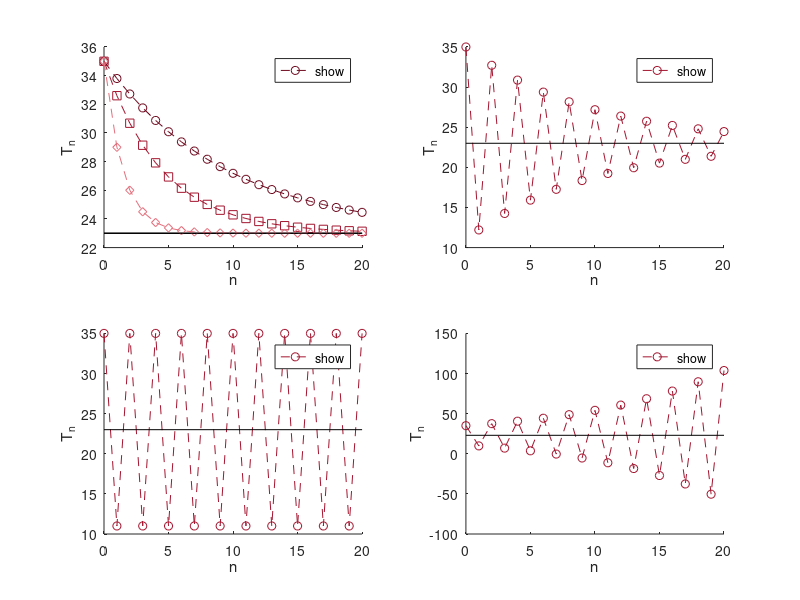

Write the MATLAB code that produced this figure.
% Fig. 1.15: Newton's law of cooling (book, Section 1.2, Eq. 1.21)
% T_{n+1} = T_n + alpha (T^u - T_n) with T_0 = 35 and T^u = 23
% (c) 2026 Philipp Kügler · Program for the book "Dynamical Systems in the Life Sciences" · MIT License (see LICENSE)
T0 = 35; Tu = 23; N = 20;
n = 0:N;
rot = [0.43 0.04 0.12; 0.64 0.08 0.18; 0.89 0.44 0.49]; marker = 'osd';
alphas = [0.1 0.2 0.5 1.9 2.0 2.1];

for i = 1:6
    alpha = alphas(i);
    T = zeros(1, N + 1);
    T(1) = T0;
    for k = 1:N
        T(k + 1) = T(k) + alpha * (Tu - T(k));
    end
    if i <= 3                            % 0 < alpha < 1: monotone approach to T^u, all in one plot
        subplot(2, 2, 1); hold on
        plot(n, T, ['--' marker(i)], 'Color', rot(i, :), 'DisplayName', sprintf('\\alpha = %g', alpha));
    else                                 % 1 < alpha: oscillations
        subplot(2, 2, i - 2); hold on
        plot(n, T, '--o', 'Color', rot(2, :), 'DisplayName', sprintf('\\alpha = %g', alpha));
        fprintf('alpha = %g:  T_19 = %.3f,  T_20 = %.3f\n', alpha, T(20), T(21));
    end
    plot([0 N], [Tu Tu], 'k-', 'HandleVisibility', 'off');
    hold off; xlabel('n'); ylabel('T_n'); legend('show', 'Location', 'northeast');
end
